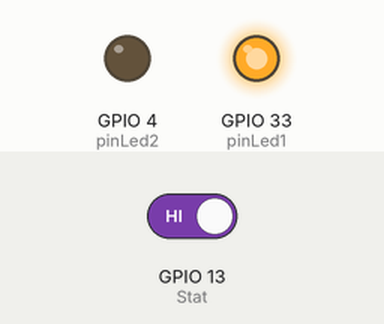
Recording of a sketch running on a simulated ESP32. Parts: output pins drawn as LEDs (lit = HIGH). The inputs (shaded band) are chosen by the test bench; at power-on: GPIO 13 (Stat) HIGH. WiFi joins after 1.5 s; servers stay silent unless stated; uploads are accepted with an empty reply; the camera gives no picture; what the sketch prints to the serial monitor is not drawn.

Above: at 0.1 s.
At 3.0 s:
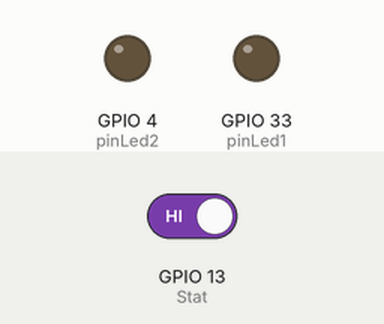
3.1 s: GPIO 13 (Stat) driven LOW
At 3.31 s:
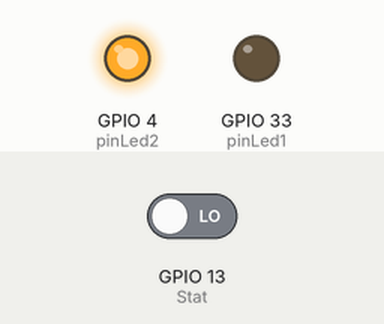
Timing chart, 0 to 6.1 s (numbered marks = the images above; inputs shaded):
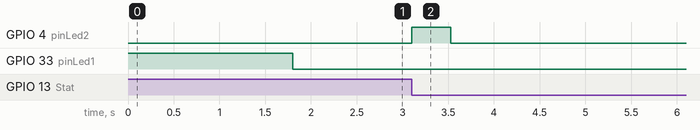

Measured:
- after the input at 3.1 s, GPIO 4 (pinLed2): LOW → HIGH at once, → LOW 0.43 s later

The sketch:

cam.ino
```cpp
#include <Arduino.h>
#include <WiFi.h>
#include "soc/soc.h"
#include "soc/rtc_cntl_reg.h"
#include "esp_camera.h"

const char* ssid = "Monitor";
const char* password = "monitor2021";

String serverName = "lab-android.com";   // OR REPLACE WITH YOUR DOMAIN NAME

String serverPath = "/WebAbsen.php";//"/prototype/WebAbsen/upload.php";     // The default serverPath should be upload.php

const int serverPort = 80;

WiFiClient client;

// CAMERA_MODEL_AI_THINKER
#define PWDN_GPIO_NUM     32
#define RESET_GPIO_NUM    -1
#define XCLK_GPIO_NUM      0
#define SIOD_GPIO_NUM     26
#define SIOC_GPIO_NUM     27

#define Y9_GPIO_NUM       35
#define Y8_GPIO_NUM       34
#define Y7_GPIO_NUM       39
#define Y6_GPIO_NUM       36
#define Y5_GPIO_NUM       21
#define Y4_GPIO_NUM       19
#define Y3_GPIO_NUM       18
#define Y2_GPIO_NUM        5
#define VSYNC_GPIO_NUM    25
#define HREF_GPIO_NUM     23
#define PCLK_GPIO_NUM     22

const int timerInterval = 60000;    // time between each HTTP POST image
unsigned long previousMillis = 0;   // last time image was sent
const int pinLed1=33;
const int pinLed2=4;
const int Stat= 13;

void setup() {
  WRITE_PERI_REG(RTC_CNTL_BROWN_OUT_REG, 0);
  Serial.begin(115200);

  WiFi.mode(WIFI_STA);

  pinMode(pinLed1,OUTPUT);
  digitalWrite(pinLed1,HIGH);

  pinMode(pinLed2,OUTPUT);

  pinMode(Stat,INPUT);

  Serial.println();
  Serial.print("Connecting to ");
  Serial.println(ssid);
  WiFi.begin(ssid, password);
  while (WiFi.status() != WL_CONNECTED) {
    Serial.print(".");
    delay(500);
  }
  Serial.println();
  Serial.print("IP Address: ");
  Serial.println(WiFi.localIP());

  camera_config_t config;
  config.ledc_channel = LEDC_CHANNEL_0;
  config.ledc_timer = LEDC_TIMER_0;
  config.pin_d0 = Y2_GPIO_NUM;
  config.pin_d1 = Y3_GPIO_NUM;
  config.pin_d2 = Y4_GPIO_NUM;
  config.pin_d3 = Y5_GPIO_NUM;
  config.pin_d4 = Y6_GPIO_NUM;
  config.pin_d5 = Y7_GPIO_NUM;
  config.pin_d6 = Y8_GPIO_NUM;
  config.pin_d7 = Y9_GPIO_NUM;
  config.pin_xclk = XCLK_GPIO_NUM;
  config.pin_pclk = PCLK_GPIO_NUM;
  config.pin_vsync = VSYNC_GPIO_NUM;
  config.pin_href = HREF_GPIO_NUM;
  config.pin_sscb_sda = SIOD_GPIO_NUM;
  config.pin_sscb_scl = SIOC_GPIO_NUM;
  config.pin_pwdn = PWDN_GPIO_NUM;
  config.pin_reset = RESET_GPIO_NUM;
  config.xclk_freq_hz = 20000000;
  config.pixel_format = PIXFORMAT_JPEG;

  // init with high specs to pre-allocate larger buffers
  if(psramFound()){
    config.frame_size = FRAMESIZE_SVGA;
    config.jpeg_quality = 10;  //0-63 lower number means higher quality
    config.fb_count = 2;
  } else {
    config.frame_size = FRAMESIZE_CIF;
    config.jpeg_quality = 12;  //0-63 lower number means higher quality
    config.fb_count = 1;
  }

  // camera init
  esp_err_t err = esp_camera_init(&config);
  if (err != ESP_OK) {
    Serial.printf("Camera init failed with error 0x%x", err);
    delay(1000);
    ESP.restart();
  }

  digitalWrite(pinLed1,LOW);

}
boolean statusStata=false;

void loop() {

  int stat=digitalRead(Stat);
  if(!stat){
    if(!statusStata){
      Serial.println("capture");
      sendPhoto();
    }
    statusStata=true;
  }else{
    statusStata=false;
  }

 /*
  unsigned long currentMillis = millis();
  if (currentMillis - previousMillis >= timerInterval) {
    sendPhoto();
    previousMillis = currentMillis;
  }
  */
}

String sendPhoto() {
  String getAll;
  String getBody;

  digitalWrite(pinLed2,HIGH);

  camera_fb_t * fb = NULL;
  fb = esp_camera_fb_get();
  if(!fb) {
    Serial.println("Camera capture failed");
    delay(1000);
    ESP.restart();
  }

  Serial.println("Connecting to server: " + serverName);

  if (client.connect(serverName.c_str(), serverPort)) {
    Serial.println("Connection successful!");
    String head = "--RandomNerdTutorials\r\nContent-Disposition: form-data; name=\"imageFile\"; filename=\".jpg\"\r\nContent-Type: image/jpeg\r\n\r\n";
    String tail = "\r\n--RandomNerdTutorials--\r\n";

    uint32_t imageLen = fb->len;
    uint32_t extraLen = head.length() + tail.length();
    uint32_t totalLen = imageLen + extraLen;

    client.println("POST " + serverPath + " HTTP/1.1");
    client.println("Host: " + serverName);
    client.println("Content-Length: " + String(totalLen));
    client.println("Content-Type: multipart/form-data; boundary=RandomNerdTutorials");
    client.println();
    client.print(head);

    uint8_t *fbBuf = fb->buf;
    size_t fbLen = fb->len;
    for (size_t n=0; n<fbLen; n=n+1024) {
      if (n+1024 < fbLen) {
        client.write(fbBuf, 1024);
        fbBuf += 1024;
      }
      else if (fbLen%1024>0) {
        size_t remainder = fbLen%1024;
        client.write(fbBuf, remainder);
      }
    }
    client.print(tail);

    esp_camera_fb_return(fb);

    int timoutTimer = 10000;
    long startTimer = millis();
    boolean state = false;

    while ((startTimer + timoutTimer) > millis()) {
      Serial.print(".");
      delay(100);
      while (client.available()) {
        char c = client.read();
        if (c == '\n') {
          if (getAll.length()==0) { state=true; }
          getAll = "";
        }
        else if (c != '\r') { getAll += String(c); }
        if (state==true) { getBody += String(c); }
        startTimer = millis();
      }
      if (getBody.length()>0) { break; }
    }
    Serial.println();
    client.stop();
    Serial.println(getBody);
  }
  else {
    getBody = "Connection to " + serverName +  " failed.";
    Serial.println(getBody);
  }
   digitalWrite(pinLed2,LOW);

  return getBody;
}
```
